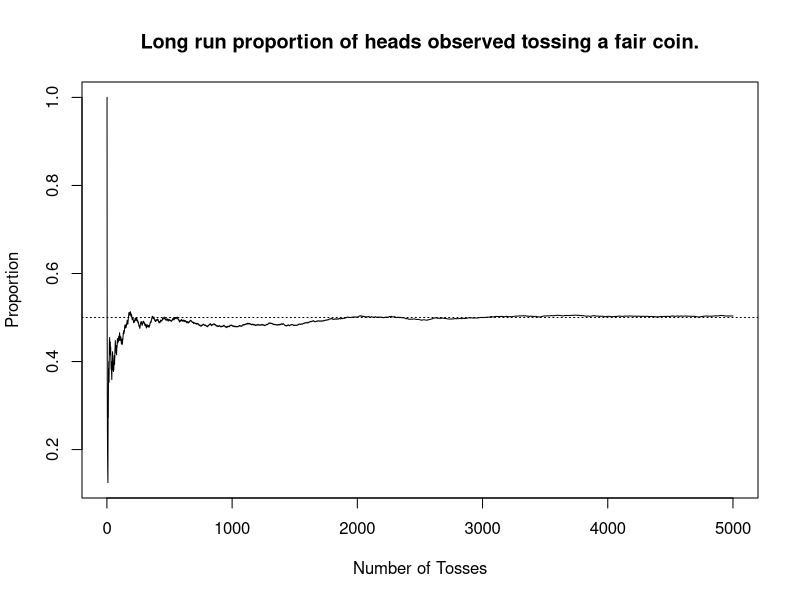

Write R code to recreate this figure.
## ---- chunk 1
#| echo: false
#| label: fig-plot
#| fig-cap: "This plot simulates the repeated tossing of a coin. The x-axis represents the number of coins being tossed, and the y-axis plots the proportion of times that heads has shown up cumulatively over the tosses thus far. We can see in the long run that this proportion tends towards $0.5$."

set.seed(31415)

draws <- 5000
sequence <- rbinom(draws, 1, 0.5)

x <- 1:draws
y <- cumsum(sequence)/x

plot(y ~ x, main = "Long run proportion of heads observed tossing a fair coin.", ylab = "Proportion", xlab = "Number of Tosses", type = 'l')
abline(h=0.5, lty=3)
## ---- chunk 2
5 + 3 - (10*2) + 8^(25/3)
## ---- chunk 3
5 + 3 - (10*2) + 8^(25/3)
8 * 5
## ---- chunk 4
my_5 <- 5
my_8 <- 8
my_5
my_8
## ---- chunk 5
my_5 <- 5
my_8 <- 8
my_5*my_8
## ---- chunk 6
my_5 <- 5
my_8 <- 8
my_5*my_8

my_5 <- 10
my_5*my_8
## ---- chunk 7
my_5 <- 5
my_8 <- 8
result <- my_5*my_8
result 
## ---- chunk 8
#| output: false 
my_5 <- 5
my_8 <- 8
result <- my_5*my_8

my_5 <- result
my_8 <- my_5
result <- my_5 * my_8

result 
## ---- chunk 9
x <- 10 

exp(x)  # <1>
sqrt(x) # <2>
log(x)  # <3>

## ---- chunk 10
unrounded_value <- 3.141592
rounded_value <- round(unrounded_value, digits = 3)

rounded_value
## ---- chunk 11
unrounded_value <- 3.141592
rounded_value <- round(digits = 3, x = unrounded_value)

rounded_value
## ---- chunk 12
set.seed(3141592) # <1> 

number_of_runs <- 1000 # <2> 
tosses <- c() # <3> 

for(idx in 1:number_of_runs){ # <4> 
  toss <- sample(x = c("H","T"), size = 1) # <5> 
  if(toss == "H"){ # <6> 
    tosses <- c(tosses, 1) # <6> 
  } else { # <6> 
    tosses <- c(tosses, 0) # <6> 
  }
}

mean(tosses) # <7> 
